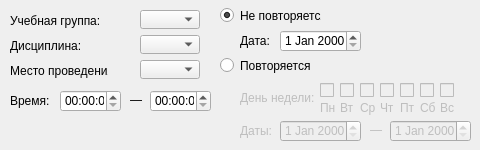
<?xml version="1.0" encoding="UTF-8"?>
<ui version="4.0">
 <class>Form</class>
 <widget class="QWidget" name="Form">
  <property name="geometry">
   <rect>
    <x>0</x>
    <y>0</y>
    <width>480</width>
    <height>150</height>
   </rect>
  </property>
  <property name="windowTitle">
   <string>Form</string>
  </property>
  <widget class="QLabel" name="lbl_Time">
   <property name="geometry">
    <rect>
     <x>10</x>
     <y>90</y>
     <width>47</width>
     <height>21</height>
    </rect>
   </property>
   <property name="text">
    <string>Время:</string>
   </property>
  </widget>
  <widget class="QTimeEdit" name="tE_Start">
   <property name="geometry">
    <rect>
     <x>60</x>
     <y>90</y>
     <width>61</width>
     <height>22</height>
    </rect>
   </property>
  </widget>
  <widget class="QRadioButton" name="rB_Single">
   <property name="enabled">
    <bool>true</bool>
   </property>
   <property name="geometry">
    <rect>
     <x>220</x>
     <y>0</y>
     <width>101</width>
     <height>31</height>
    </rect>
   </property>
   <property name="autoFillBackground">
    <bool>false</bool>
   </property>
   <property name="text">
    <string>Не повторяется</string>
   </property>
   <property name="checked">
    <bool>true</bool>
   </property>
   <attribute name="buttonGroup">
    <string notr="true">BG_repeatChoice</string>
   </attribute>
  </widget>
  <widget class="QRadioButton" name="rB_Repeat">
   <property name="geometry">
    <rect>
     <x>220</x>
     <y>50</y>
     <width>91</width>
     <height>31</height>
    </rect>
   </property>
   <property name="text">
    <string>Повторяется</string>
   </property>
   <attribute name="buttonGroup">
    <string notr="true">BG_repeatChoice</string>
   </attribute>
  </widget>
  <widget class="QDateEdit" name="dE_Single">
   <property name="geometry">
    <rect>
     <x>280</x>
     <y>30</y>
     <width>81</width>
     <height>22</height>
    </rect>
   </property>
  </widget>
  <widget class="QTimeEdit" name="tE_End">
   <property name="geometry">
    <rect>
     <x>150</x>
     <y>90</y>
     <width>61</width>
     <height>22</height>
    </rect>
   </property>
  </widget>
  <widget class="QLabel" name="lbl_DashBT">
   <property name="geometry">
    <rect>
     <x>130</x>
     <y>90</y>
     <width>47</width>
     <height>20</height>
    </rect>
   </property>
   <property name="text">
    <string>—</string>
   </property>
  </widget>
  <widget class="QDateEdit" name="dE_RepeatStart">
   <property name="enabled">
    <bool>false</bool>
   </property>
   <property name="geometry">
    <rect>
     <x>280</x>
     <y>120</y>
     <width>81</width>
     <height>22</height>
    </rect>
   </property>
  </widget>
  <widget class="QLabel" name="lbl_DashBD">
   <property name="enabled">
    <bool>false</bool>
   </property>
   <property name="geometry">
    <rect>
     <x>370</x>
     <y>120</y>
     <width>16</width>
     <height>20</height>
    </rect>
   </property>
   <property name="text">
    <string>—</string>
   </property>
  </widget>
  <widget class="QDateEdit" name="dE_RepeatEnd">
   <property name="enabled">
    <bool>false</bool>
   </property>
   <property name="geometry">
    <rect>
     <x>390</x>
     <y>120</y>
     <width>81</width>
     <height>22</height>
    </rect>
   </property>
  </widget>
  <widget class="QLabel" name="lbl_Dates">
   <property name="enabled">
    <bool>false</bool>
   </property>
   <property name="geometry">
    <rect>
     <x>240</x>
     <y>120</y>
     <width>47</width>
     <height>21</height>
    </rect>
   </property>
   <property name="text">
    <string>Даты:</string>
   </property>
  </widget>
  <widget class="QLabel" name="lbl_DotW">
   <property name="enabled">
    <bool>false</bool>
   </property>
   <property name="geometry">
    <rect>
     <x>240</x>
     <y>82</y>
     <width>81</width>
     <height>31</height>
    </rect>
   </property>
   <property name="text">
    <string>День недели:</string>
   </property>
  </widget>
  <widget class="QLabel" name="lbl_Date">
   <property name="geometry">
    <rect>
     <x>240</x>
     <y>30</y>
     <width>47</width>
     <height>21</height>
    </rect>
   </property>
   <property name="text">
    <string>Дата:</string>
   </property>
  </widget>
  <widget class="QCheckBox" name="chB_Mo">
   <property name="enabled">
    <bool>false</bool>
   </property>
   <property name="geometry">
    <rect>
     <x>320</x>
     <y>80</y>
     <width>31</width>
     <height>21</height>
    </rect>
   </property>
   <property name="layoutDirection">
    <enum>Qt::LeftToRight</enum>
   </property>
   <property name="text">
    <string/>
   </property>
  </widget>
  <widget class="QLabel" name="lbl_Mo">
   <property name="enabled">
    <bool>false</bool>
   </property>
   <property name="geometry">
    <rect>
     <x>320</x>
     <y>100</y>
     <width>16</width>
     <height>16</height>
    </rect>
   </property>
   <property name="text">
    <string>Пн</string>
   </property>
  </widget>
  <widget class="QCheckBox" name="chB_Tu">
   <property name="enabled">
    <bool>false</bool>
   </property>
   <property name="geometry">
    <rect>
     <x>340</x>
     <y>80</y>
     <width>16</width>
     <height>21</height>
    </rect>
   </property>
   <property name="text">
    <string/>
   </property>
  </widget>
  <widget class="QCheckBox" name="chB_We">
   <property name="enabled">
    <bool>false</bool>
   </property>
   <property name="geometry">
    <rect>
     <x>360</x>
     <y>80</y>
     <width>16</width>
     <height>21</height>
    </rect>
   </property>
   <property name="text">
    <string/>
   </property>
  </widget>
  <widget class="QCheckBox" name="chB_Th">
   <property name="enabled">
    <bool>false</bool>
   </property>
   <property name="geometry">
    <rect>
     <x>380</x>
     <y>80</y>
     <width>16</width>
     <height>21</height>
    </rect>
   </property>
   <property name="text">
    <string/>
   </property>
  </widget>
  <widget class="QCheckBox" name="chB_Sa">
   <property name="enabled">
    <bool>false</bool>
   </property>
   <property name="geometry">
    <rect>
     <x>420</x>
     <y>80</y>
     <width>16</width>
     <height>21</height>
    </rect>
   </property>
   <property name="text">
    <string/>
   </property>
  </widget>
  <widget class="QCheckBox" name="chB_Fr">
   <property name="enabled">
    <bool>false</bool>
   </property>
   <property name="geometry">
    <rect>
     <x>400</x>
     <y>80</y>
     <width>16</width>
     <height>21</height>
    </rect>
   </property>
   <property name="text">
    <string/>
   </property>
  </widget>
  <widget class="QCheckBox" name="chB_Su">
   <property name="enabled">
    <bool>false</bool>
   </property>
   <property name="geometry">
    <rect>
     <x>440</x>
     <y>80</y>
     <width>16</width>
     <height>21</height>
    </rect>
   </property>
   <property name="text">
    <string/>
   </property>
  </widget>
  <widget class="QLabel" name="lbl_Tu">
   <property name="enabled">
    <bool>false</bool>
   </property>
   <property name="geometry">
    <rect>
     <x>340</x>
     <y>100</y>
     <width>47</width>
     <height>16</height>
    </rect>
   </property>
   <property name="text">
    <string>Вт</string>
   </property>
  </widget>
  <widget class="QLabel" name="lbl_We">
   <property name="enabled">
    <bool>false</bool>
   </property>
   <property name="geometry">
    <rect>
     <x>360</x>
     <y>100</y>
     <width>47</width>
     <height>16</height>
    </rect>
   </property>
   <property name="text">
    <string>Ср</string>
   </property>
  </widget>
  <widget class="QLabel" name="lbl_Th">
   <property name="enabled">
    <bool>false</bool>
   </property>
   <property name="geometry">
    <rect>
     <x>380</x>
     <y>100</y>
     <width>47</width>
     <height>16</height>
    </rect>
   </property>
   <property name="text">
    <string>Чт</string>
   </property>
  </widget>
  <widget class="QLabel" name="lbl_Fr">
   <property name="enabled">
    <bool>false</bool>
   </property>
   <property name="geometry">
    <rect>
     <x>400</x>
     <y>100</y>
     <width>47</width>
     <height>16</height>
    </rect>
   </property>
   <property name="text">
    <string>Пт</string>
   </property>
  </widget>
  <widget class="QLabel" name="lbl_Sa">
   <property name="enabled">
    <bool>false</bool>
   </property>
   <property name="geometry">
    <rect>
     <x>420</x>
     <y>100</y>
     <width>47</width>
     <height>16</height>
    </rect>
   </property>
   <property name="text">
    <string>Сб</string>
   </property>
  </widget>
  <widget class="QLabel" name="lbl_Su">
   <property name="enabled">
    <bool>false</bool>
   </property>
   <property name="geometry">
    <rect>
     <x>440</x>
     <y>100</y>
     <width>47</width>
     <height>16</height>
    </rect>
   </property>
   <property name="text">
    <string>Вс</string>
   </property>
  </widget>
  <widget class="QComboBox" name="cB_Venue">
   <property name="geometry">
    <rect>
     <x>140</x>
     <y>60</y>
     <width>60</width>
     <height>19</height>
    </rect>
   </property>
  </widget>
  <widget class="QComboBox" name="cB_Subject">
   <property name="geometry">
    <rect>
     <x>140</x>
     <y>35</y>
     <width>60</width>
     <height>19</height>
    </rect>
   </property>
  </widget>
  <widget class="QComboBox" name="cB_Group">
   <property name="geometry">
    <rect>
     <x>140</x>
     <y>10</y>
     <width>60</width>
     <height>19</height>
    </rect>
   </property>
  </widget>
  <widget class="QLabel" name="lbl_Group">
   <property name="geometry">
    <rect>
     <x>10</x>
     <y>10</y>
     <width>98</width>
     <height>21</height>
    </rect>
   </property>
   <property name="text">
    <string>Учебная группа:</string>
   </property>
  </widget>
  <widget class="QLabel" name="lbl_Subject">
   <property name="geometry">
    <rect>
     <x>10</x>
     <y>36</y>
     <width>98</width>
     <height>20</height>
    </rect>
   </property>
   <property name="text">
    <string>Дисциплина:</string>
   </property>
  </widget>
  <widget class="QLabel" name="lbl_Venue">
   <property name="geometry">
    <rect>
     <x>10</x>
     <y>60</y>
     <width>98</width>
     <height>21</height>
    </rect>
   </property>
   <property name="text">
    <string>Место проведения:</string>
   </property>
  </widget>
 </widget>
 <resources/>
 <connections/>
 <buttongroups>
  <buttongroup name="BG_repeatChoice"/>
 </buttongroups>
</ui>
